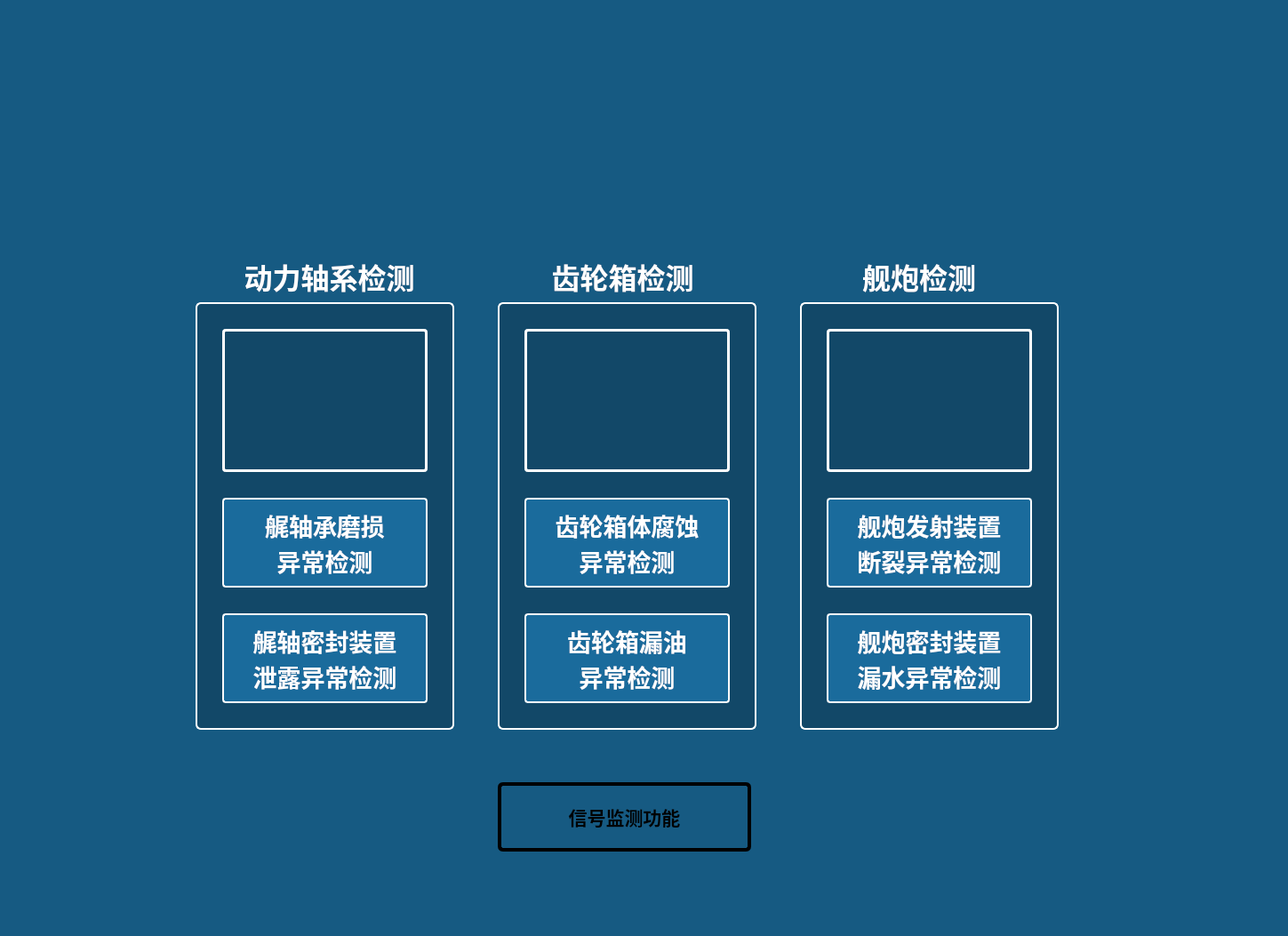
<?xml version="1.0" encoding="UTF-8"?>
<ui version="4.0">
 <class>MainWindow</class>
 <widget class="QWidget" name="MainWindow">
  <property name="geometry">
   <rect>
    <x>0</x>
    <y>0</y>
    <width>1449</width>
    <height>1053</height>
   </rect>
  </property>
  <property name="font">
   <font>
    <family>华文仿宋</family>
   </font>
  </property>
  <property name="windowTitle">
   <string>专用检测设备</string>
  </property>
  <property name="styleSheet">
   <string notr="true">QWidget#MainWindow {
    background-color: #165A82; /* 匹配图片的经典学院蓝/工业蓝主背景 */
}</string>
  </property>
  <widget class="QFrame" name="panel_2">
   <property name="geometry">
    <rect>
     <x>560</x>
     <y>340</y>
     <width>291</width>
     <height>481</height>
    </rect>
   </property>
   <property name="styleSheet">
    <string notr="true">/* 面板样式：稍微加深一点的蓝色，配合纯白边框 */
QFrame#panel_1, QFrame#panel_2, QFrame#panel_3 {
    background-color: #124868; 
    border: 2px solid #ffffff; 
    border-radius: 6px;
}</string>
   </property>
   <property name="frameShape">
    <enum>QFrame::StyledPanel</enum>
   </property>
   <property name="frameShadow">
    <enum>QFrame::Raised</enum>
   </property>
   <widget class="QPushButton" name="D_button">
    <property name="geometry">
     <rect>
      <x>30</x>
      <y>350</y>
      <width>231</width>
      <height>101</height>
     </rect>
    </property>
    <property name="font">
     <font>
      <family>华文仿宋</family>
      <pointsize>20</pointsize>
      <weight>75</weight>
      <bold>true</bold>
     </font>
    </property>
    <property name="styleSheet">
     <string notr="true">/* 1. 默认状态：和谐的蓝底白字与白框 */
QPushButton {
    background-color: #1A6B9C;
    border: 2px solid #ffffff;
    border-radius: 4px;
    color: #ffffff;
    padding: 4px;
}

/* 2. 鼠标悬停状态：颜色稍微提亮 */
QPushButton:hover {
    background-color: #2284BF;
    border: 2px solid #ffffff;
}

/* 3. 按下状态：白底蓝字反色，保留下沉物理位移 */
QPushButton:pressed {
    background-color: #ffffff; 
    color: #165A82; 
    border: 2px solid #ffffff;
    
    padding-top: 6px;    
    padding-left: 6px;   
    padding-bottom: 2px;
    padding-right: 2px;
}</string>
    </property>
    <property name="text">
     <string>齿轮箱漏油
异常检测</string>
    </property>
   </widget>
   <widget class="QPushButton" name="C_button">
    <property name="geometry">
     <rect>
      <x>30</x>
      <y>220</y>
      <width>231</width>
      <height>101</height>
     </rect>
    </property>
    <property name="font">
     <font>
      <family>华文仿宋</family>
      <pointsize>20</pointsize>
      <weight>75</weight>
      <bold>true</bold>
     </font>
    </property>
    <property name="styleSheet">
     <string notr="true">/* 1. 默认状态：和谐的蓝底白字与白框 */
QPushButton {
    background-color: #1A6B9C;
    border: 2px solid #ffffff;
    border-radius: 4px;
    color: #ffffff;
    padding: 4px;
}

/* 2. 鼠标悬停状态：颜色稍微提亮 */
QPushButton:hover {
    background-color: #2284BF;
    border: 2px solid #ffffff;
}

/* 3. 按下状态：白底蓝字反色，保留下沉物理位移 */
QPushButton:pressed {
    background-color: #ffffff; 
    color: #165A82; 
    border: 2px solid #ffffff;
    
    padding-top: 6px;    
    padding-left: 6px;   
    padding-bottom: 2px;
    padding-right: 2px;
}</string>
    </property>
    <property name="text">
     <string>齿轮箱体腐蚀
异常检测</string>
    </property>
   </widget>
   <widget class="QLabel" name="image_label_2">
    <property name="geometry">
     <rect>
      <x>30</x>
      <y>30</y>
      <width>231</width>
      <height>161</height>
     </rect>
    </property>
    <property name="styleSheet">
     <string notr="true">/* 照片标签的纯白边框 */
QLabel#image_label_1, QLabel#image_label_2, QLabel#image_label_3 {
    background-color: transparent; 
    border: 3px solid #ffffff; 
    border-radius: 4px; 
}</string>
    </property>
    <property name="text">
     <string/>
    </property>
    <property name="scaledContents">
     <bool>true</bool>
    </property>
   </widget>
  </widget>
  <widget class="QFrame" name="panel_3">
   <property name="geometry">
    <rect>
     <x>900</x>
     <y>340</y>
     <width>291</width>
     <height>481</height>
    </rect>
   </property>
   <property name="styleSheet">
    <string notr="true">/* 面板样式：稍微加深一点的蓝色，配合纯白边框 */
QFrame#panel_1, QFrame#panel_2, QFrame#panel_3 {
    background-color: #124868; 
    border: 2px solid #ffffff; 
    border-radius: 6px;
}</string>
   </property>
   <property name="frameShape">
    <enum>QFrame::StyledPanel</enum>
   </property>
   <property name="frameShadow">
    <enum>QFrame::Raised</enum>
   </property>
   <widget class="QPushButton" name="F_button">
    <property name="geometry">
     <rect>
      <x>30</x>
      <y>220</y>
      <width>231</width>
      <height>101</height>
     </rect>
    </property>
    <property name="font">
     <font>
      <family>华文仿宋</family>
      <pointsize>20</pointsize>
      <weight>75</weight>
      <bold>true</bold>
     </font>
    </property>
    <property name="styleSheet">
     <string notr="true">/* 1. 默认状态：和谐的蓝底白字与白框 */
QPushButton {
    background-color: #1A6B9C;
    border: 2px solid #ffffff;
    border-radius: 4px;
    color: #ffffff;
    padding: 4px;
}

/* 2. 鼠标悬停状态：颜色稍微提亮 */
QPushButton:hover {
    background-color: #2284BF;
    border: 2px solid #ffffff;
}

/* 3. 按下状态：白底蓝字反色，保留下沉物理位移 */
QPushButton:pressed {
    background-color: #ffffff; 
    color: #165A82; 
    border: 2px solid #ffffff;
    
    padding-top: 6px;    
    padding-left: 6px;   
    padding-bottom: 2px;
    padding-right: 2px;
}</string>
    </property>
    <property name="text">
     <string>舰炮发射装置
断裂异常检测</string>
    </property>
   </widget>
   <widget class="QPushButton" name="G_button">
    <property name="geometry">
     <rect>
      <x>30</x>
      <y>350</y>
      <width>231</width>
      <height>101</height>
     </rect>
    </property>
    <property name="font">
     <font>
      <family>华文仿宋</family>
      <pointsize>20</pointsize>
      <weight>75</weight>
      <bold>true</bold>
     </font>
    </property>
    <property name="styleSheet">
     <string notr="true">/* 1. 默认状态：和谐的蓝底白字与白框 */
QPushButton {
    background-color: #1A6B9C;
    border: 2px solid #ffffff;
    border-radius: 4px;
    color: #ffffff;
    padding: 4px;
}

/* 2. 鼠标悬停状态：颜色稍微提亮 */
QPushButton:hover {
    background-color: #2284BF;
    border: 2px solid #ffffff;
}

/* 3. 按下状态：白底蓝字反色，保留下沉物理位移 */
QPushButton:pressed {
    background-color: #ffffff; 
    color: #165A82; 
    border: 2px solid #ffffff;
    
    padding-top: 6px;    
    padding-left: 6px;   
    padding-bottom: 2px;
    padding-right: 2px;
}</string>
    </property>
    <property name="text">
     <string>舰炮密封装置
漏水异常检测</string>
    </property>
   </widget>
   <widget class="QLabel" name="image_label_3">
    <property name="geometry">
     <rect>
      <x>30</x>
      <y>30</y>
      <width>231</width>
      <height>161</height>
     </rect>
    </property>
    <property name="styleSheet">
     <string notr="true">/* 照片标签的纯白边框 */
QLabel#image_label_1, QLabel#image_label_2, QLabel#image_label_3 {
    background-color: transparent; 
    border: 3px solid #ffffff; 
    border-radius: 4px; 
}</string>
    </property>
    <property name="text">
     <string/>
    </property>
    <property name="scaledContents">
     <bool>true</bool>
    </property>
   </widget>
  </widget>
  <widget class="QLabel" name="label">
   <property name="geometry">
    <rect>
     <x>970</x>
     <y>290</y>
     <width>161</width>
     <height>41</height>
    </rect>
   </property>
   <property name="font">
    <font>
     <family>华文仿宋</family>
     <pointsize>24</pointsize>
     <weight>75</weight>
     <bold>true</bold>
    </font>
   </property>
   <property name="styleSheet">
    <string notr="true">color: #ffffff;</string>
   </property>
   <property name="text">
    <string>舰炮检测</string>
   </property>
  </widget>
  <widget class="QLabel" name="label_3">
   <property name="geometry">
    <rect>
     <x>100</x>
     <y>40</y>
     <width>41</width>
     <height>9</height>
    </rect>
   </property>
   <property name="text">
    <string/>
   </property>
  </widget>
  <widget class="QLabel" name="label_4">
   <property name="geometry">
    <rect>
     <x>100</x>
     <y>10</y>
     <width>1151</width>
     <height>241</height>
    </rect>
   </property>
   <property name="text">
    <string/>
   </property>
   <property name="scaledContents">
    <bool>true</bool>
   </property>
  </widget>
  <widget class="QLabel" name="label_5">
   <property name="geometry">
    <rect>
     <x>600</x>
     <y>290</y>
     <width>201</width>
     <height>41</height>
    </rect>
   </property>
   <property name="font">
    <font>
     <family>华文仿宋</family>
     <pointsize>24</pointsize>
     <weight>75</weight>
     <bold>true</bold>
    </font>
   </property>
   <property name="styleSheet">
    <string notr="true">color: #ffffff;</string>
   </property>
   <property name="text">
    <string>齿轮箱检测</string>
   </property>
   <property name="alignment">
    <set>Qt::AlignCenter</set>
   </property>
  </widget>
  <widget class="QLabel" name="label_status_light">
   <property name="geometry">
    <rect>
     <x>1150</x>
     <y>120</y>
     <width>30</width>
     <height>30</height>
    </rect>
   </property>
   <property name="text">
    <string/>
   </property>
  </widget>
  <widget class="QFrame" name="panel_1">
   <property name="geometry">
    <rect>
     <x>220</x>
     <y>340</y>
     <width>291</width>
     <height>481</height>
    </rect>
   </property>
   <property name="styleSheet">
    <string notr="true">/* 面板样式：稍微加深一点的蓝色，配合纯白边框 */
QFrame#panel_1, QFrame#panel_2, QFrame#panel_3 {
    background-color: #124868; 
    border: 2px solid #ffffff; 
    border-radius: 6px;
}</string>
   </property>
   <property name="frameShape">
    <enum>QFrame::StyledPanel</enum>
   </property>
   <property name="frameShadow">
    <enum>QFrame::Raised</enum>
   </property>
   <widget class="QPushButton" name="A_button">
    <property name="geometry">
     <rect>
      <x>30</x>
      <y>220</y>
      <width>231</width>
      <height>101</height>
     </rect>
    </property>
    <property name="font">
     <font>
      <family>华文仿宋</family>
      <pointsize>20</pointsize>
      <weight>75</weight>
      <bold>true</bold>
     </font>
    </property>
    <property name="styleSheet">
     <string notr="true">/* 1. 默认状态：和谐的蓝底白字与白框 */
QPushButton {
    background-color: #1A6B9C;
    border: 2px solid #ffffff;
    border-radius: 4px;
    color: #ffffff;
    padding: 4px;
}

/* 2. 鼠标悬停状态：颜色稍微提亮 */
QPushButton:hover {
    background-color: #2284BF;
    border: 2px solid #ffffff;
}

/* 3. 按下状态：白底蓝字反色，保留下沉物理位移 */
QPushButton:pressed {
    background-color: #ffffff; 
    color: #165A82; 
    border: 2px solid #ffffff;
    
    padding-top: 6px;    
    padding-left: 6px;   
    padding-bottom: 2px;
    padding-right: 2px;
}</string>
    </property>
    <property name="text">
     <string>艉轴承磨损
异常检测</string>
    </property>
   </widget>
   <widget class="QPushButton" name="B_button">
    <property name="geometry">
     <rect>
      <x>30</x>
      <y>350</y>
      <width>231</width>
      <height>101</height>
     </rect>
    </property>
    <property name="font">
     <font>
      <family>华文仿宋</family>
      <pointsize>20</pointsize>
      <weight>75</weight>
      <bold>true</bold>
     </font>
    </property>
    <property name="styleSheet">
     <string notr="true">/* 1. 默认状态：和谐的蓝底白字与白框 */
QPushButton {
    background-color: #1A6B9C;
    border: 2px solid #ffffff;
    border-radius: 4px;
    color: #ffffff;
    padding: 4px;
}

/* 2. 鼠标悬停状态：颜色稍微提亮 */
QPushButton:hover {
    background-color: #2284BF;
    border: 2px solid #ffffff;
}

/* 3. 按下状态：白底蓝字反色，保留下沉物理位移 */
QPushButton:pressed {
    background-color: #ffffff; 
    color: #165A82; 
    border: 2px solid #ffffff;
    
    padding-top: 6px;    
    padding-left: 6px;   
    padding-bottom: 2px;
    padding-right: 2px;
}</string>
    </property>
    <property name="text">
     <string>艉轴密封装置
泄露异常检测</string>
    </property>
   </widget>
   <widget class="QLabel" name="image_label_1">
    <property name="enabled">
     <bool>true</bool>
    </property>
    <property name="geometry">
     <rect>
      <x>30</x>
      <y>30</y>
      <width>231</width>
      <height>161</height>
     </rect>
    </property>
    <property name="styleSheet">
     <string notr="true">/* 照片标签的纯白边框 */
QLabel#image_label_1, QLabel#image_label_2, QLabel#image_label_3 {
    background-color: transparent; 
    border: 3px solid #ffffff; 
    border-radius: 4px; 
}</string>
    </property>
    <property name="text">
     <string/>
    </property>
    <property name="scaledContents">
     <bool>true</bool>
    </property>
   </widget>
  </widget>
  <widget class="QPushButton" name="H_button">
   <property name="geometry">
    <rect>
     <x>560</x>
     <y>880</y>
     <width>285</width>
     <height>78</height>
    </rect>
   </property>
   <property name="font">
    <font>
     <family>华文仿宋</family>
     <pointsize>16</pointsize>
     <weight>99</weight>
     <bold>true</bold>
    </font>
   </property>
   <property name="styleSheet">
    <string notr="true">/* 底部居中的“信号监测功能”入口：黑色粗描边空心样式 */
QPushButton {
    background-color: transparent;
    border: 4px solid #000000;
    border-radius: 6px;
    color: #000000;
    font-weight: 900;
    padding: 4px;
}

/* 鼠标悬停：轻微加深底色，边框与文字不变 */
QPushButton:hover {
    background-color: rgba(0, 0, 0, 30);
    border: 4px solid #000000;
    color: #000000;
}

/* 按下：黑底白字反色，保留物理下沉感 */
QPushButton:pressed {
    background-color: #000000;
    color: #ffffff;
    border: 4px solid #000000;

    padding-top: 6px;
    padding-left: 6px;
    padding-bottom: 2px;
    padding-right: 2px;
}</string>
   </property>
   <property name="text">
    <string>信号监测功能</string>
   </property>
  </widget>
  <widget class="QLabel" name="label_6">
   <property name="geometry">
    <rect>
     <x>240</x>
     <y>290</y>
     <width>261</width>
     <height>41</height>
    </rect>
   </property>
   <property name="font">
    <font>
     <family>华文仿宋</family>
     <pointsize>24</pointsize>
     <weight>75</weight>
     <bold>true</bold>
    </font>
   </property>
   <property name="styleSheet">
    <string notr="true">color: #ffffff;</string>
   </property>
   <property name="text">
    <string>动力轴系检测</string>
   </property>
   <property name="alignment">
    <set>Qt::AlignCenter</set>
   </property>
  </widget>
 </widget>
 <resources/>
 <connections/>
</ui>
